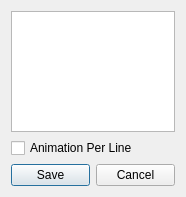
<?xml version="1.0" encoding="UTF-8"?>
<ui version="4.0">
 <class>ExportDialog</class>
 <widget class="QDialog" name="ExportDialog">
  <property name="geometry">
   <rect>
    <x>0</x>
    <y>0</y>
    <width>186</width>
    <height>197</height>
   </rect>
  </property>
  <property name="minimumSize">
   <size>
    <width>186</width>
    <height>197</height>
   </size>
  </property>
  <property name="maximumSize">
   <size>
    <width>186</width>
    <height>197</height>
   </size>
  </property>
  <property name="windowTitle">
   <string>Export Animations</string>
  </property>
  <property name="windowIcon">
   <iconset resource="anim.qrc">
    <normaloff>:/icon/res/icondude.png</normaloff>:/icon/res/icondude.png</iconset>
  </property>
  <property name="modal">
   <bool>true</bool>
  </property>
  <layout class="QVBoxLayout" name="verticalLayout">
   <item>
    <widget class="QListWidget" name="animationList">
     <property name="dragDropMode">
      <enum>QAbstractItemView::InternalMove</enum>
     </property>
    </widget>
   </item>
   <item>
    <widget class="QCheckBox" name="perLine">
     <property name="text">
      <string>Animation Per Line</string>
     </property>
    </widget>
   </item>
   <item>
    <widget class="QDialogButtonBox" name="buttons">
     <property name="standardButtons">
      <set>QDialogButtonBox::Cancel|QDialogButtonBox::Save</set>
     </property>
     <property name="centerButtons">
      <bool>true</bool>
     </property>
    </widget>
   </item>
  </layout>
 </widget>
 <resources>
  <include location="anim.qrc"/>
 </resources>
 <connections>
  <connection>
   <sender>buttons</sender>
   <signal>accepted()</signal>
   <receiver>ExportDialog</receiver>
   <slot>accept()</slot>
   <hints>
    <hint type="sourcelabel">
     <x>248</x>
     <y>254</y>
    </hint>
    <hint type="destinationlabel">
     <x>157</x>
     <y>274</y>
    </hint>
   </hints>
  </connection>
  <connection>
   <sender>buttons</sender>
   <signal>rejected()</signal>
   <receiver>ExportDialog</receiver>
   <slot>reject()</slot>
   <hints>
    <hint type="sourcelabel">
     <x>316</x>
     <y>260</y>
    </hint>
    <hint type="destinationlabel">
     <x>286</x>
     <y>274</y>
    </hint>
   </hints>
  </connection>
 </connections>
</ui>
